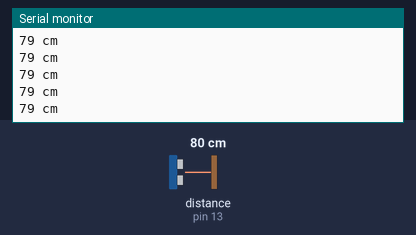
Simulated run of this sketch. Board: Arduino Uno, built with avr-gcc and run on an emulated ATmega328P. Parts: the last lines printed to the serial monitor. Wiring (inferred from the names in the program): ultrasonic range finder: trigger pin 12; echo pin 13. The inputs (shaded band) are chosen by the test bench; at power-on: distance to the obstacle (sensor on pin 13) 80 cm. The echo pulse lasts 58.3 µs per cm.

Above: at 1.2 s.
1.3 s: distance to the obstacle (sensor on pin 13) set to 2 cm
At 1.48 s:
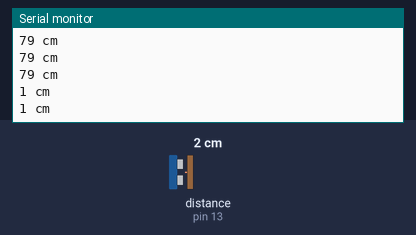
2.8 s: distance to the obstacle (sensor on pin 13) set to 120 cm
At 2.89 s:
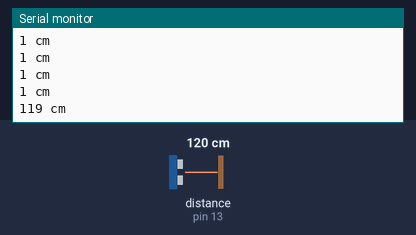
Timing chart, 0 to 5.8 s (numbered marks = the images above; inputs shaded):
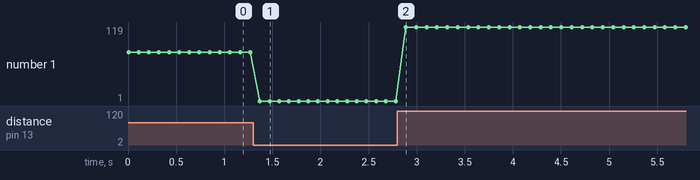

Measured:
- after the input at 1.3 s, the serial monitor: prints a new line after 0.07 s (image 1)
- after the input at 2.8 s, the serial monitor: prints a new line after 0.09 s (image 2)
- plotted number 1: 79 → 1 after the input at 1.3 s, 1 → 119 after the input at 2.8 s

The sketch:

Ultrasonic_Sensor.ino
```cpp
/*
 * Der Quellcode wurde mithilfe folgender Quelle erstellt:
 * http://arduino.cc/en/Tutorial/Ping?from=Tutorial.UltrasoundSensor
 *
 */


/*
 * Pinbelegung:
 *
 * VCC  -> 5V
 * TRIG -> 12
 * ECHO -> 13
 * GND  -> GND
 *
 */

 const int trigPin = 12;
 const int echoPin = 13;
 long zeitdifferenz;
 int entfernung;

 void setup()
 {
   Serial.begin(9600);
   pinMode(trigPin, OUTPUT);
   pinMode(echoPin, INPUT);
 }

 void loop()
 {
  // Hier wird das Signal ausgesendet.
  digitalWrite(trigPin, LOW);
  delayMicroseconds(2);
  digitalWrite(trigPin, HIGH);
  delayMicroseconds(5);
  digitalWrite(trigPin, LOW);

  // Hier wird das empfangene Signal verarbeitet.
  zeitdifferenz = pulseIn(echoPin, HIGH);
  entfernung = (zeitdifferenz * 343) / 20000;

  // Signal ausgeben
  Serial.print(entfernung);
  Serial.print(" cm");
  Serial.println();

  delay(100);

 }
```
